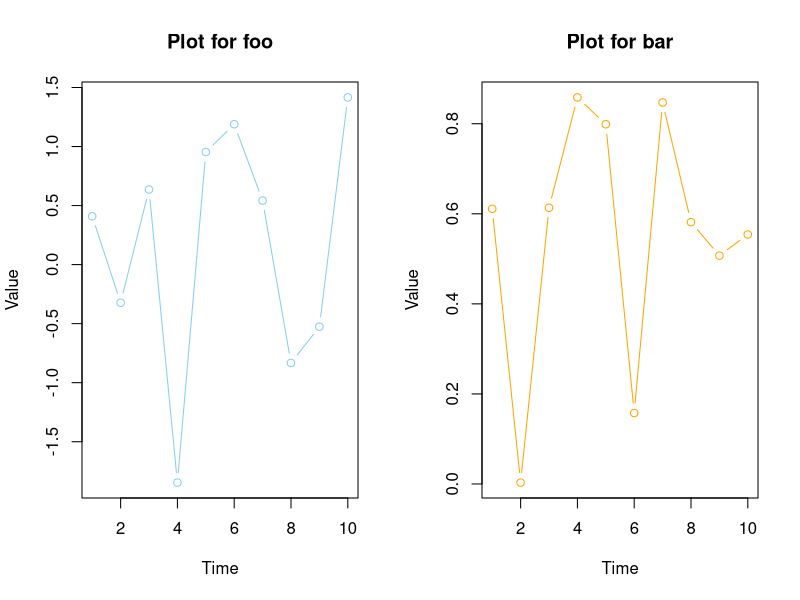

Write the R code that produced this figure.
## ---- chunk 1
knitr::opts_chunk$set(echo = TRUE)
library(tidyverse)
## ---- chunk 2
set.seed(1984)
df1 <- data.frame(time = 1:10, value = rnorm(10))
df2 <- data.frame(t = 1:10, val = runif(10))
## ---- chunk 3
class(df1) <- c("foo", class(df1))
class(df2) <- c("bar", class(df2))

class(df1)
## ---- chunk 4
plot_results <- function(x, ...) {
  UseMethod("plot_results")
}
## ---- chunk 5
plot_results.foo <- function(x, ...) {
  plot(
    x$time, x$value,
    type = "b",
    col = "skyblue",
    main = "Plot for foo",
    xlab = "Time",
    ylab = "Value"
  )
}
## ---- chunk 6
plot_results.bar <- function(x, ...) {
  plot(
    x$t, x$val,
    type = "b",
    col = "orange",
    main = "Plot for bar",
    xlab = "Time",
    ylab = "Value"
  )
}
## ---- chunk 7
par(mfrow = c(1, 2))  # Optional: plot side by side
plot_results(df1)
plot_results(df2)
